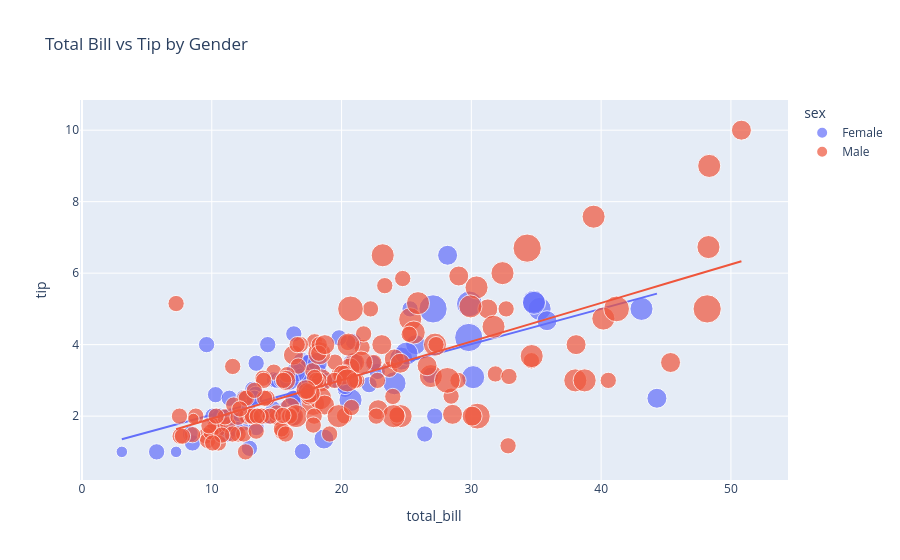

Notebook code for this chart:
### Code cell
figure = px.scatter(data_frame = data, x='total_bill', y='tip',size = "size", color='sex', trendline='ols', title='Total Bill vs Tip by Gender')
figure.show()

### Figure 1 — Plotly figure (JSON) as saved in the notebook; plotly's stock layout.template omitted (floating-point values rounded to 4 significant figures; data arrays with more than 128 entries replaced by an {"elided": "..."} marker saying what was removed)
{"data": [{"hovertemplate": "sex=Female<br>total_bill=%{x}<br>tip=%{y}<br>size=%{marker.size}<extra></extra>", "legendgroup": "Female", "marker": {"color": "#636efa", "size": [2, 4, 4, 2, 3, 3, 2, 2, 2, 2, 4, 3, 2, 4, 2, 2, 1, 3, 2, 2, 2, 1, 4, 2, 2, 2, 2, 2, 3, 2, 2, 2, 1, 3, 2, 2, 2, 4, 2, 2, 6, 2, 2, 2, 2, 2, 2, 2, 2, 2, 2, 2, 6, 2, 2, 3, 2, 5, 4, 2, 3, 2, 2, 2, 2, 3, 3, 2, 4, 2, 2, 2, 2, 3, 2, 2, 3, 2, 4, 2, 3, 2, 2, 2, 3, 2, 2], "sizemode": "area", "sizeref": 0.015, "symbol": "circle"}, "mode": "markers", "name": "Female", "orientation": "v", "showlegend": true, "type": "scatter", "x": [16.99, 24.59, 35.26, 14.83, 10.33, 16.97, 20.29, 15.77, 19.65, 15.06, 20.69, 16.93, 10.29, 34.81, 26.41, 16.45, 3.07, 17.07, 26.86, 25.28, 14.73, 10.07, 34.83, 5.75, 16.32, 22.75, 11.35, 15.38, 44.3, 22.42, 20.92, 14.31, 7.25, 25.71, 17.31, 10.65, 12.43, 24.08, 13.42, 12.48, 29.8, 14.52, 11.38, 20.27, 11.17, 12.26, 18.26, 8.51, 10.33, 14.15, 13.16, 17.47, 27.05, 16.43, 8.35, 18.64, 11.87, 29.85, 25.0, 13.39, 16.21, 17.51, 10.59, 10.63, 9.6, 20.9, 18.15, 19.81, 43.11, 13.0, 12.74, 13.0, 16.4, 16.47, 12.76, 13.27, 28.17, 12.9, 30.14, 13.42, 15.98, 16.27, 10.09, 22.12, 35.83, 27.18, 18.78], "xaxis": "x", "y": [1.01, 3.61, 5.0, 3.02, 1.67, 3.5, 2.75, 2.23, 3.0, 3.0, 2.45, 3.07, 2.6, 5.2, 1.5, 2.47, 1.0, 3.0, 3.14, 5.0, 2.2, 1.83, 5.17, 1.0, 4.3, 3.25, 2.5, 3.0, 2.5, 3.48, 4.08, 4.0, 1.0, 4.0, 3.5, 1.5, 1.8, 2.92, 1.68, 2.52, 4.2, 2.0, 2.0, 2.83, 1.5, 2.0, 3.25, 1.25, 2.0, 2.0, 2.75, 3.5, 5.0, 2.3, 1.5, 1.36, 1.63, 5.14, 3.75, 2.61, 2.0, 3.0, 1.61, 2.0, 4.0, 3.5, 3.5, 4.19, 5.0, 2.0, 2.01, 2.0, 2.5, 3.23, 2.23, 2.5, 6.5, 1.1, 3.09, 3.48, 3.0, 2.5, 2.0, 2.88, 4.67, 2.0, 3.0], "yaxis": "y"}, {"hovertemplate": "<b>OLS trendline</b><br>tip = 0.0988779 * total_bill + 1.04802<br>R<sup>2</sup>=0.466488<br><br>sex=Female<br>total_bill=%{x}<br>tip=%{y} <b>(trend)</b><extra></extra>", "legendgroup": "Female", "marker": {"color": "#636efa", "symbol": "circle"}, "mode": "lines", "name": "Female", "showlegend": false, "type": "scatter", "x": [3.07, 5.75, 7.25, 8.35, 8.51, 9.6, 10.07, 10.09, 10.29, 10.33, 10.33, 10.59, 10.63, 10.65, 11.17, 11.35, 11.38, 11.87, 12.26, 12.43, 12.48, 12.74, 12.76, 12.9, 13.0, 13.0, 13.16, 13.27, 13.39, 13.42, 13.42, 14.15, 14.31, 14.52, 14.73, 14.83, 15.06, 15.38, 15.77, 15.98, 16.21, 16.27, 16.32, 16.4, 16.43, 16.45, 16.47, 16.93, 16.97, 16.99, 17.07, 17.31, 17.47, 17.51, 18.15, 18.26, 18.64, 18.78, 19.65, 19.81, 20.27, 20.29, 20.69, 20.9, 20.92, 22.12, 22.42, 22.75, 24.08, 24.59, 25.0, 25.28, 25.71, 26.41, 26.86, 27.05, 27.18, 28.17, 29.8, 29.85, 30.14, 34.81, 34.83, 35.26, 35.83, 43.11, 44.3], "xaxis": "x", "y": [1.352, 1.617, 1.765, 1.874, 1.889, 1.997, 2.044, 2.046, 2.065, 2.069, 2.069, 2.095, 2.099, 2.101, 2.152, 2.17, 2.173, 2.222, 2.26, 2.277, 2.282, 2.308, 2.31, 2.324, 2.333, 2.333, 2.349, 2.36, 2.372, 2.375, 2.375, 2.447, 2.463, 2.484, 2.504, 2.514, 2.537, 2.569, 2.607, 2.628, 2.651, 2.657, 2.662, 2.67, 2.673, 2.675, 2.677, 2.722, 2.726, 2.728, 2.736, 2.76, 2.775, 2.779, 2.843, 2.854, 2.891, 2.905, 2.991, 3.007, 3.052, 3.054, 3.094, 3.115, 3.117, 3.235, 3.265, 3.297, 3.429, 3.479, 3.52, 3.548, 3.59, 3.659, 3.704, 3.723, 3.736, 3.833, 3.995, 4.0, 4.028, 4.49, 4.492, 4.534, 4.591, 5.311, 5.428], "yaxis": "y"}, {"hovertemplate": "sex=Male<br>total_bill=%{x}<br>tip=%{y}<br>size=%{marker.size}<extra></extra>", "legendgroup": "Male", "marker": {"color": "#EF553B", "size": {"elided": "157 int values"}, "sizemode": "area", "sizeref": 0.015, "symbol": "circle"}, "mode": "markers", "name": "Male", "orientation": "v", "showlegend": true, "type": "scatter", "x": {"elided": "157 float values"}, "xaxis": "x", "y": {"elided": "157 float values"}, "yaxis": "y"}, {"hovertemplate": "<b>OLS trendline</b><br>tip = 0.107861 * total_bill + 0.852148<br>R<sup>2</sup>=0.448569<br><br>sex=Male<br>total_bill=%{x}<br>tip=%{y} <b>(trend)</b><extra></extra>", "legendgroup": "Male", "marker": {"color": "#EF553B", "symbol": "circle"}, "mode": "lines", "name": "Male", "showlegend": false, "type": "scatter", "x": {"elided": "157 float values"}, "xaxis": "x", "y": {"elided": "157 float values"}, "yaxis": "y"}], "layout": {"legend": {"itemsizing": "constant", "title": {"text": "sex"}, "tracegroupgap": 0}, "title": {"text": "Total Bill vs Tip by Gender"}, "xaxis": {"anchor": "y", "domain": [0, 1], "title": {"text": "total_bill"}}, "yaxis": {"anchor": "x", "domain": [0, 1], "title": {"text": "tip"}}}}
